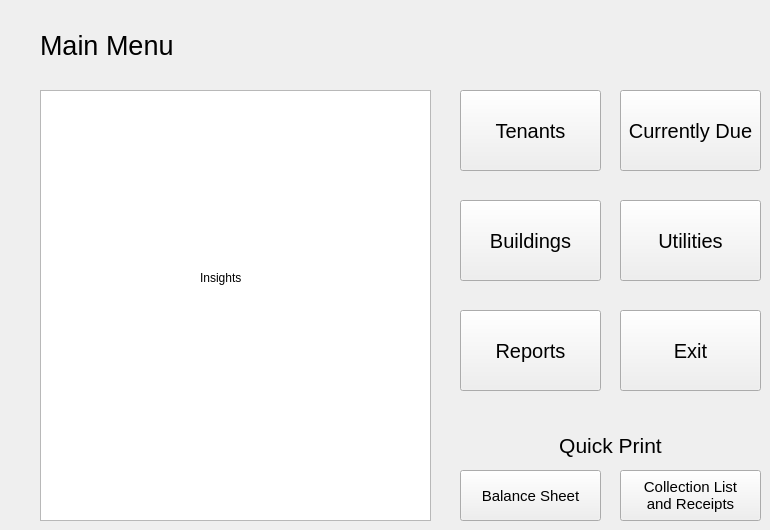
    <widget class="QWidget" name="mainmenu">
     <widget class="QLabel" name="label_2">
      <property name="geometry">
       <rect>
        <x>40</x>
        <y>0</y>
        <width>171</width>
        <height>91</height>
       </rect>
      </property>
      <property name="text">
       <string>&lt;html&gt;&lt;head/&gt;&lt;body&gt;&lt;p&gt;&lt;span style=&quot; font-size:20pt;&quot;&gt;Main Menu&lt;/span&gt;&lt;/p&gt;&lt;/body&gt;&lt;/html&gt;</string>
      </property>
     </widget>
     <widget class="QGraphicsView" name="insightsview">
      <property name="geometry">
       <rect>
        <x>40</x>
        <y>90</y>
        <width>391</width>
        <height>431</height>
       </rect>
      </property>
     </widget>
     <widget class="QPushButton" name="tenantInfoButton">
      <property name="geometry">
       <rect>
        <x>460</x>
        <y>90</y>
        <width>141</width>
        <height>81</height>
       </rect>
      </property>
      <property name="font">
       <font>
        <pointsize>15</pointsize>
       </font>
      </property>
      <property name="text">
       <string>Tenants</string>
      </property>
     </widget>
     <widget class="QPushButton" name="currentlyDueButton">
      <property name="geometry">
       <rect>
        <x>620</x>
        <y>90</y>
        <width>141</width>
        <height>81</height>
       </rect>
      </property>
      <property name="font">
       <font>
        <pointsize>15</pointsize>
       </font>
      </property>
      <property name="text">
       <string>Currently Due</string>
      </property>
     </widget>
     <widget class="QPushButton" name="buildingsButton">
      <property name="geometry">
       <rect>
        <x>460</x>
        <y>200</y>
        <width>141</width>
        <height>81</height>
       </rect>
      </property>
      <property name="font">
       <font>
        <pointsize>15</pointsize>
       </font>
      </property>
      <property name="text">
       <string>Buildings</string>
      </property>
     </widget>
     <widget class="QPushButton" name="resourcesButton">
      <property name="geometry">
       <rect>
        <x>620</x>
        <y>200</y>
        <width>141</width>
        <height>81</height>
       </rect>
      </property>
      <property name="font">
       <font>
        <pointsize>15</pointsize>
       </font>
      </property>
      <property name="text">
       <string>Utilities</string>
      </property>
     </widget>
     <widget class="QPushButton" name="reportsButton">
      <property name="geometry">
       <rect>
        <x>460</x>
        <y>310</y>
        <width>141</width>
        <height>81</height>
       </rect>
      </property>
      <property name="font">
       <font>
        <pointsize>15</pointsize>
       </font>
      </property>
      <property name="text">
       <string>Reports</string>
      </property>
     </widget>
     <widget class="QPushButton" name="exitButton">
      <property name="geometry">
       <rect>
        <x>620</x>
        <y>310</y>
        <width>141</width>
        <height>81</height>
       </rect>
      </property>
      <property name="font">
       <font>
        <pointsize>15</pointsize>
       </font>
      </property>
      <property name="text">
       <string>Exit</string>
      </property>
     </widget>
     <widget class="QPushButton" name="QpBalanceSheetButton">
      <property name="geometry">
       <rect>
        <x>460</x>
        <y>470</y>
        <width>141</width>
        <height>51</height>
       </rect>
      </property>
      <property name="font">
       <font>
        <pointsize>11</pointsize>
       </font>
      </property>
      <property name="text">
       <string>Balance Sheet</string>
      </property>
     </widget>
     <widget class="QPushButton" name="QpColListButton">
      <property name="geometry">
       <rect>
        <x>620</x>
        <y>470</y>
        <width>141</width>
        <height>51</height>
       </rect>
      </property>
      <property name="font">
       <font>
        <pointsize>11</pointsize>
       </font>
      </property>
      <property name="text">
       <string>Collection List 
and Receipts</string>
      </property>
     </widget>
     <widget class="QLabel" name="label">
      <property name="geometry">
       <rect>
        <x>540</x>
        <y>430</y>
        <width>141</width>
        <height>31</height>
       </rect>
      </property>
      <property name="text">
       <string>&lt;html&gt;&lt;head/&gt;&lt;body&gt;&lt;p align=&quot;center&quot;&gt;&lt;span style=&quot; font-size:16pt;&quot;&gt;Quick Print&lt;/span&gt;&lt;/p&gt;&lt;/body&gt;&lt;/html&gt;</string>
      </property>
     </widget>
     <widget class="QLabel" name="label_5">
      <property name="geometry">
       <rect>
        <x>200</x>
        <y>270</y>
        <width>49</width>
        <height>16</height>
       </rect>
      </property>
      <property name="text">
       <string>Insights</string>
      </property>
     </widget>
    </widget>
